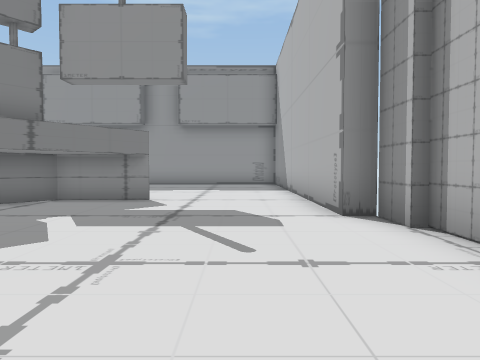
View 1 (above)

22 first-person views from a walk through a scene from a Unity 3-D project. The camera is 1.4 m above the floor, tilts 2° down and sees 70° across. The floor is counted in squares, 2 m on a side. Each view is taken from the middle of a square. On the plan, view 1 faces up. The plan holds only what a view shows up to about 11 squares ahead; the rest is blank.

View 2
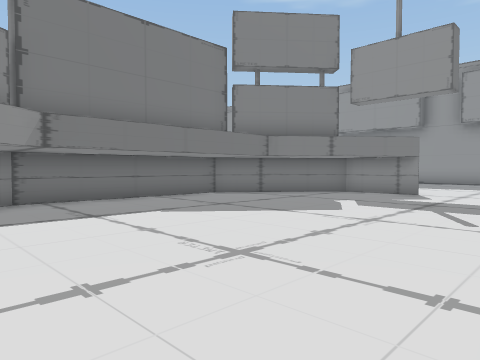

View 3
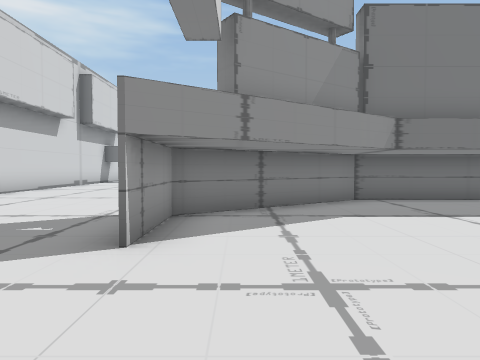

View 4
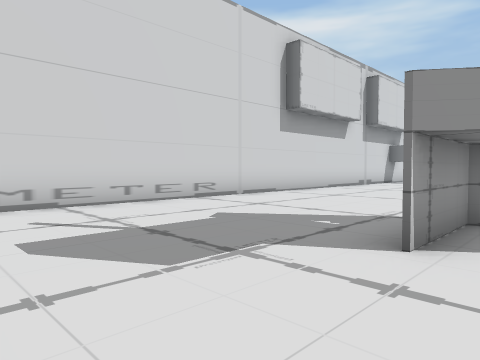

View 5
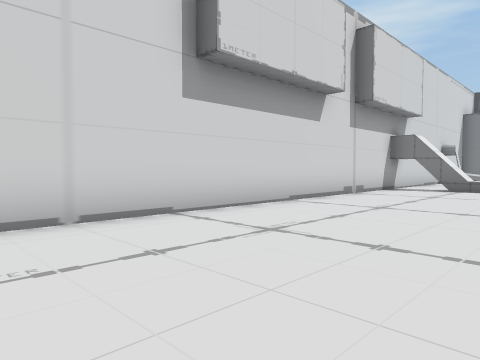

View 6
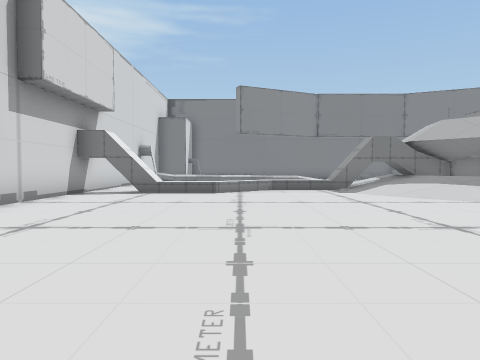

View 7
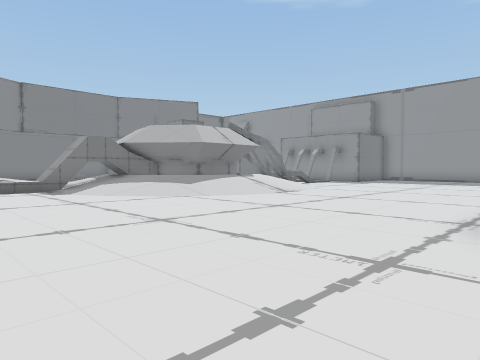

View 8
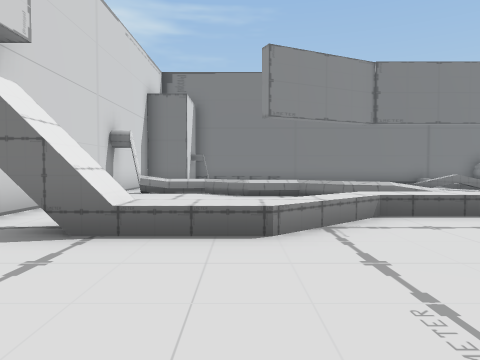

View 9
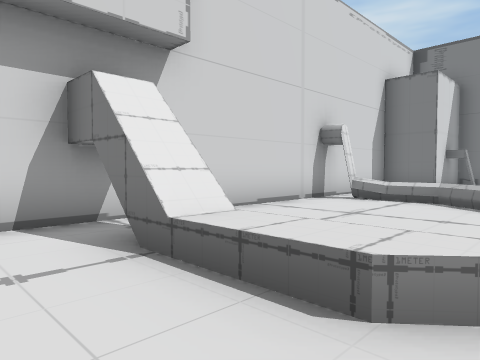

View 10
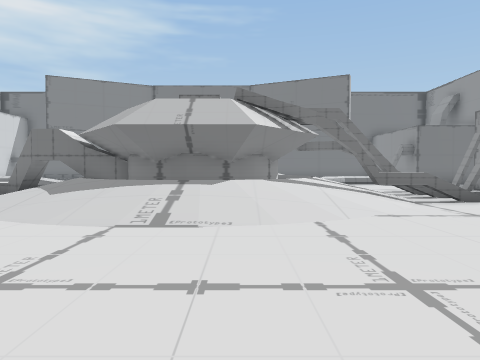

View 11
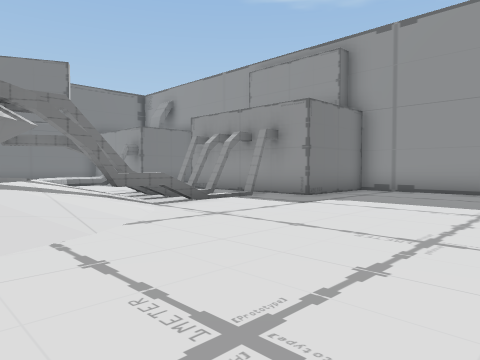

View 12
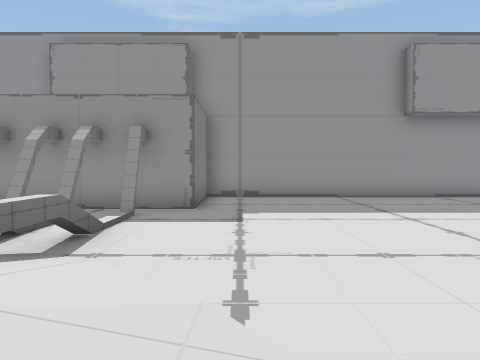

View 13
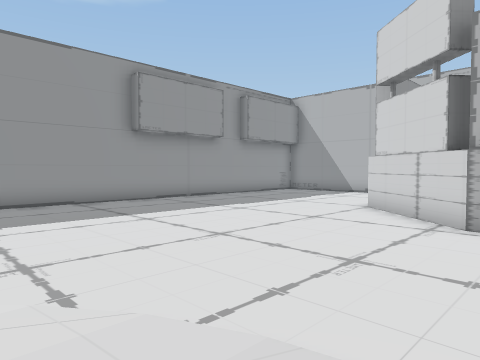

View 14
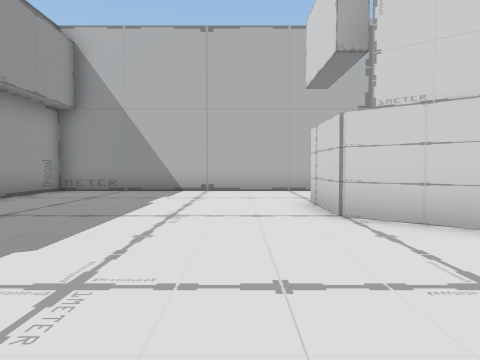

View 15
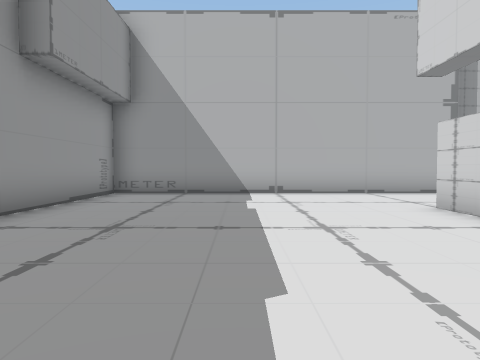

View 16
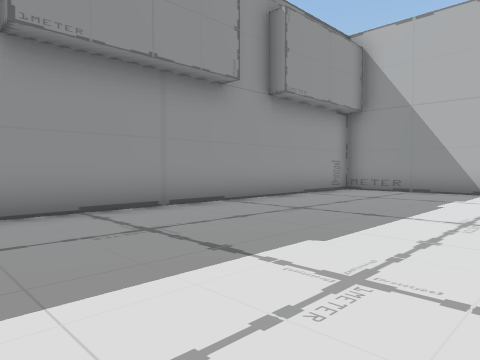

View 17
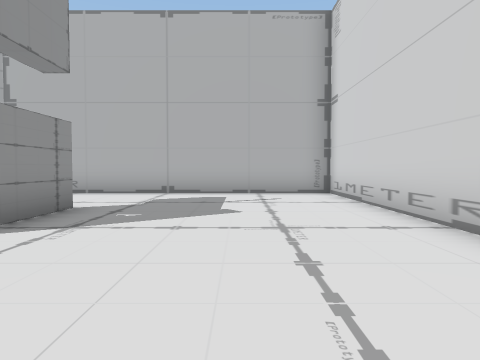

View 18
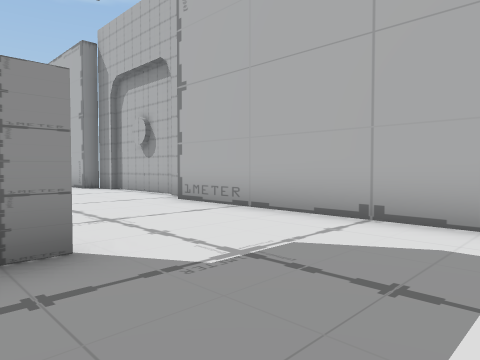

View 19
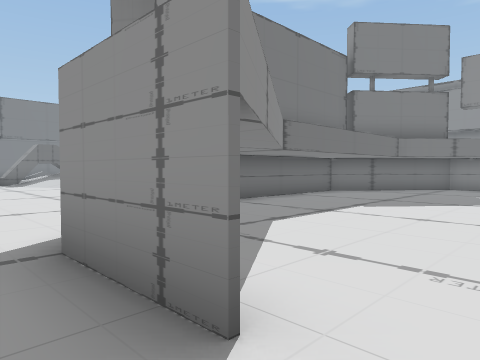

View 20
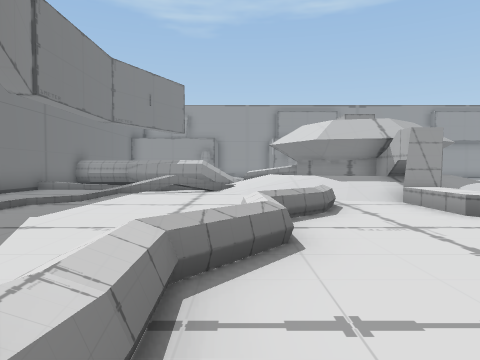

View 21
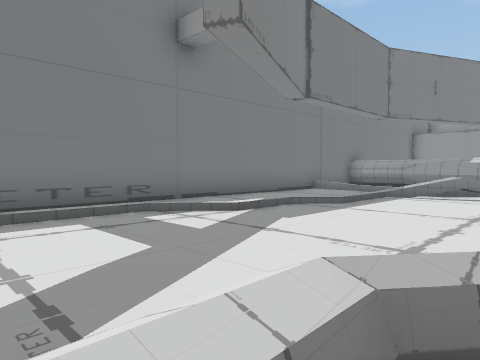

View 22
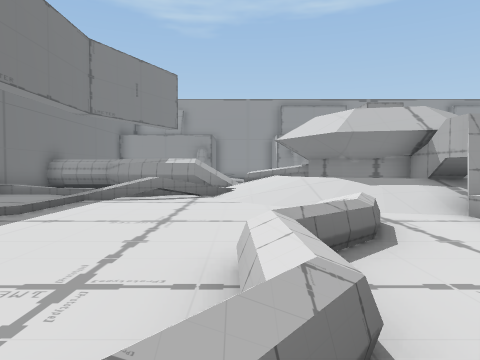

### Floor plan
Key: @ floor where view 1 was taken; # wall or solid block; x gap in a wall; . floor; / step, stairs or slope; = window, fence, low wall or low ledge; ^ raised ledge; v drop or lower ground.
Columns run from 28 left of view 1 to 3 right of it. Each row starts with its distance up from view 1.
 15               #################
 14               #...............#
 13               #...............#
 12          ######...............#
 11            ../................#
 10           ###/................#
  9           ////................#
  8            /# ..........###...#
  7            ###/........##.....#
  6             ////......##......#
  5          v ^#v//.....##.......#
  4 #  ###   #  ^v /.....#........##
  3 #    ////#   #//.....#.........#
  2 #... ////#^ ^v /.....#.........#
  1 #...==///v###v//.....#.........#
  0 #......////#////.....#......@.##
 -1 #.......///#///......##.......#
 -2 #../...../.#..........##......#
 -3 #../....=/.^...........##.....#
 -4 #../....=..^............###...#
 -5 # /....=....^.................#
 -6 # /....=... ^.................#
 -7 # /...^.... ^.................#
 -8  ###..^.... #.................#
 -9    #  x.......................#
-10    ############################

Positions as (right, up) in squares from view 1, and headings:
1: (0, 0), facing up
2: (1, -2), facing up-left
3: (1, -3), facing left
4: (1, -3), facing down-left
5: (-4, -5), facing down-left
6: (-6, -5), facing left
7: (-6, -5), facing up-left
8: (-12, -6), facing left
9: (-14, -5), facing down-left
10: (-8, 4), facing left
11: (-9, 4), facing up-left
12: (-13, 4), facing up
13: (-14, 3), facing up-right
14: (-9, 9), facing right
15: (-8, 11), facing right
16: (-9, 9), facing up-right
17: (-8, -7), facing right
18: (-3, -7), facing up-right
19: (-1, -5), facing up-left
20: (-21, -9), facing up
21: (-21, -8), facing up-left
22: (-21, -7), facing up
